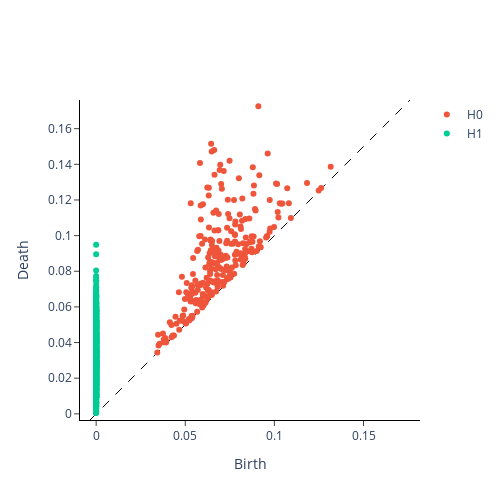

This figure's notebook cell:
### Code cell
from gtda.plotting import plot_diagram

i = 70
plot_diagram(diagrams[i])

### Figure 1 — Plotly figure (JSON) as saved in the notebook; plotly's stock layout.template omitted (floating-point values rounded to 4 significant figures; data arrays with more than 128 entries replaced by an {"elided": "..."} marker saying what was removed)
{"data": [{"hoverinfo": "none", "line": {"color": "black", "dash": "dash", "width": 1}, "mode": "lines", "showlegend": false, "type": "scatter", "x": [-0.003453, 0.1761], "y": [-0.003453, 0.1761]}, {"hoverinfo": "text", "hovertext": {"elided": "265 str values"}, "mode": "markers", "name": "H0", "type": "scatter", "x": {"elided": "265 float values"}, "y": {"elided": "265 float values"}}, {"hoverinfo": "text", "hovertext": {"elided": "999 str values"}, "mode": "markers", "name": "H1", "type": "scatter", "x": {"elided": "999 int values"}, "y": {"elided": "999 float values"}}], "layout": {"height": 500, "plot_bgcolor": "white", "width": 500, "xaxis": {"autorange": false, "exponentformat": "e", "linecolor": "black", "linewidth": 1, "mirror": false, "range": [-0.003453, 0.1761], "showexponent": "all", "showline": true, "side": "bottom", "ticks": "outside", "title": {"text": "Birth"}, "type": "linear", "zeroline": true}, "yaxis": {"autorange": false, "exponentformat": "e", "linecolor": "black", "linewidth": 1, "mirror": false, "range": [-0.003453, 0.1761], "scaleanchor": "x", "scaleratio": 1, "showexponent": "all", "showline": true, "side": "left", "ticks": "outside", "title": {"text": "Death"}, "type": "linear", "zeroline": true}}}
